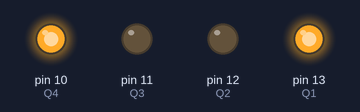
A sketch run on a simulated Arduino Uno, built with avr-gcc and run on an emulated ATmega328P. Parts: output pins drawn as LEDs (lit = HIGH).

Above: at 2.5 s.
At 7.5 s:
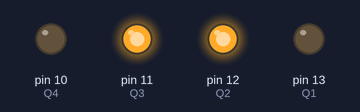
Timing chart, 0 to 13.0 s (numbered marks = the images above):
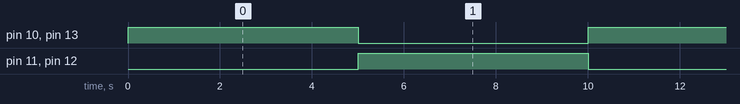

Measured:
- by itself, pin 10 (Q4), pin 11 (Q3), pin 12 (Q2), pin 13 (Q1): alternates HIGH for 5.0 s and LOW for 5.0 s

The sketch:

TASK1.A.ino
```cpp
int Q1=13;
int Q3=11;
int Q2=12;
int Q4=10;

void setup() {
pinMode(Q1,OUTPUT);
pinMode(Q2,OUTPUT);
pinMode(Q3,OUTPUT);
pinMode(Q4,OUTPUT);

}

void loop() {
  digitalWrite(Q1,HIGH);
  digitalWrite(Q4,HIGH);
  digitalWrite(Q2,LOW);
  digitalWrite(Q3,LOW);
  delay(5000);

  digitalWrite(Q2,HIGH);
  digitalWrite(Q3,HIGH);
  digitalWrite(Q1,LOW);
  digitalWrite(Q4,LOW);
  delay(5000);}
```
